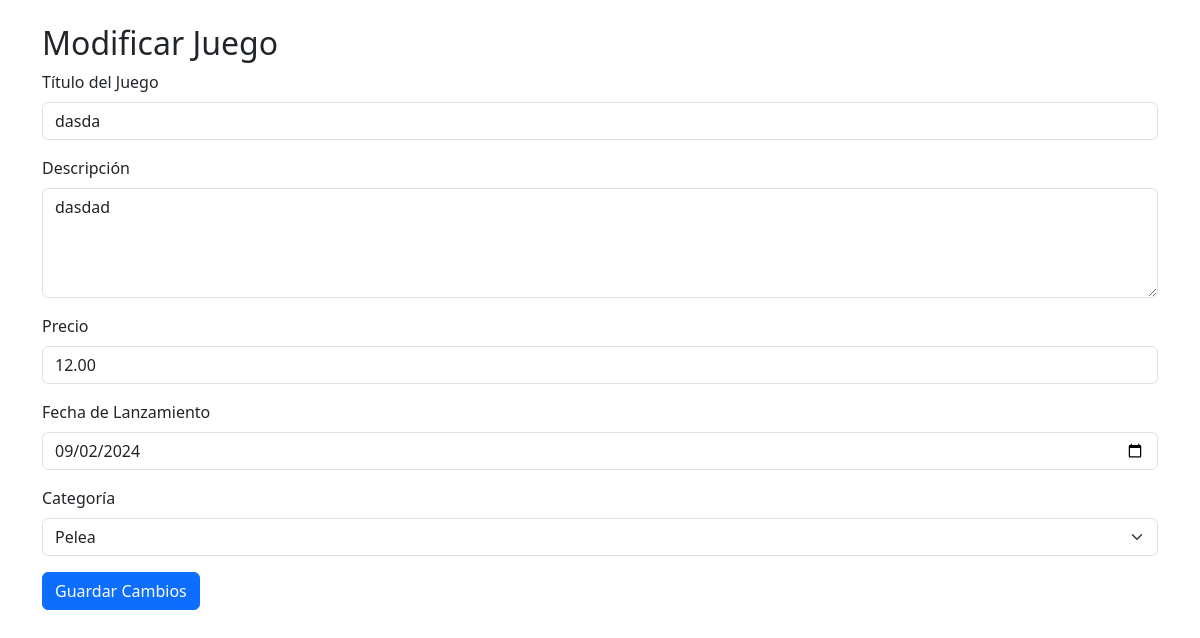
Page /admin/modificarjuego.php?id=2 (signed in) on the committed database.
### tables this page shows
CREATE TABLE `juegos` (
  `id_juego` int NOT NULL AUTO_INCREMENT,
  `titulo` varchar(100) NOT NULL,
  `descripcion` text,
  `precio` decimal(10,2) NOT NULL,
  `fecha_lanzamiento` date DEFAULT NULL,
  `id_categoria` int DEFAULT NULL,
  PRIMARY KEY (`id_juego`),
  KEY `id_categoria` (`id_categoria`),
  CONSTRAINT `juegos_ibfk_1` FOREIGN KEY (`id_categoria`) REFERENCES `categorias` (`id_categoria`) ON DELETE SET NULL
);

### admin/modificarjuego.php (the view, shortened to what this page needs)
<?php
include_once '../conf/conf.php';
$id = isset($_GET['id']) ? $_GET['id'] : "";
$consultadev = "SELECT * FROM juegos WHERE id_juego=" . intval($id);
$ejecutar = mysqli_query($con, $consultadev);
$juego = mysqli_fetch_assoc($ejecutar);
$categorias_query = "SELECT id_categoria, nombre_categoria FROM categorias";
$categorias_resultado = mysqli_query($con, $categorias_query);
?>
<!DOCTYPE html>
<html lang="es">
<head>
    <link href="https://cdn.jsdelivr.net/npm/bootstrap@5.3.3/dist/css/bootstrap.min.css"
        rel="stylesheet">
</head>
<body>
    <div class="container mt-4">
        <h2>Modificar Juego</h2>
        <form action="controles.php" method="POST">
            <div class="mb-3">
                <label for="titulo" class="form-label">Título del Juego</label>
                <input type="text" class="form-control" id="titulo" name="titulo" value="<?php echo htmlspecialchars($juego['titulo']); ?>" required>
            </div>
            <div class="mb-3">
                <label for="descripcion" class="form-label">Descripción</label>
                <textarea class="form-control" id="descripcion" name="descripcion" rows="4" required><?php echo htmlspecialchars($juego['descripcion']); ?></textarea>
            </div>
            <div class="mb-3">
                <label for="precio" class="form-label">Precio</label>
                <input type="number" step="0.01" class="form-control" id="precio" name="precio" value="<?php echo htmlspecialchars($juego['precio']); ?>" required>
            </div>
            <div class="mb-3">
                <label for="fecha_lanzamiento" class="form-label">Fecha de Lanzamiento</label>
                <input type="date" class="form-control" id="fecha_lanzamiento" name="fecha_lanzamiento" value="<?php echo htmlspecialchars($juego['fecha_lanzamiento']); ?>" required>
            </div>
            <div class="mb-3">
                <label for="id_categoria" class="form-label">Categoría</label>
                <select class="form-select" id="id_categoria" name="id_categoria" required>
                    <?php
                    while ($categoria = mysqli_fetch_assoc($categorias_resultado)) {
                        $selected = $juego['id_categoria'] == $categoria['id_categoria'] ? 'selected' : '';
                        echo "<option value='" . $categoria['id_categoria'] . "' $selected>" . $categoria['nombre_categoria'] . "</option>";
                    }
                    ?>
                </select>
            </div>
            <button type="submit" class="btn btn-primary">Guardar Cambios</button>
        </form>
    </div>
</body>
</html>

### rows in the picture
juegos: titulo "dasda", descripcion "dasdad", precio "12.00", fecha_lanzamiento "09/02/2024"

### other values in the picture
form field id_categoria "Pelea"
